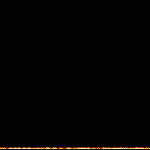
Frame 1 (no input)
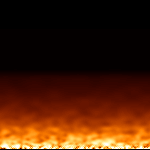
Frame 60 (no input)
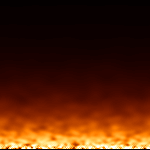
Frame 120 (the mouse pressed at the canvas centre since frame 60)

The p5.js sketch that drew these frames (run headless with seeded random() and noise() and a simulated clock; from frame 60 on, the mouse is pressed at the canvas centre):

// p5.js sketch
// ── sketch.js
var palette = [];
var firedemo;
var plasmademo;
var w = 150;
var h = 150;
var fire = new Array(h).fill(0).map(() => new Array(w).fill(0));
var demos = [];
var cur_demo = 0;

class Plasma {
  setup() {
    colorMode(HSL, 255);
    palette = [];
    for(var i = 0; i < 256; i++) {
      palette.push(color(i,300,120));
    }
  }

  draw(pixels) {
    var t1 = 0;
    var v = 0;
    for(var y = 0; y < height; y++) {
      for(var x = 0; x < width; x++) {
	// [lines]
	// var v = map(sin((x+y+mouseX)/10), 0, 1, 0, 255);

	// [circles]
	// var v = map(sin(sqrt((x-width/2.0)*(x-width/2.0)+(y-height/2.0)*(y-height/2.0))/8.0),
	// 	    0, 1,
	// 	    0, 255);

	// [dots?]
	// var v2 = ceil((128.0 + (128.0*sin(x/16.0))
	// 	       + 128.0 + (128*sin(y/16.0)))/2.0) % 256;
	// var v = palette[min(255,v2)];
	// console.log(v);

	// another pattern
	// var t1 = millis()*0.1;
	// var v = palette[(floor(t1+128.0 + (128.0 * sin(x / 16.0))
	// 		       + 128.0 + (128.0 * sin(y / 32.0))
	// 		       + 128.0 + (128.0 *sin(sqrt((x-width/2.0)*(x-width/2.0)
	// 						  + (y-height/2.0)*(y-height/2.0)))/8.0)
	// 		       + 128.0 + (128.0*sin(sqrt(t1+x*x+y*y))/8.0))) % 256];

	t1 = millis()*0.1;
	v = palette[round(t1+128.0 + (128.0*sin(t1*0.001+x/16.0))
			  + 128.0 + (128.0*sin(t1*0.001+y/8.0))
			  + 128.0 + (128.0*sin((t1*0.01+x+y)/16.0))
			  + 128.0 + (128.0*sin(sqrt(x*x+y*y))/8.0)) % 256];

	try {
	  pixels[c1(x,y,0)] = red(v);
	  pixels[c1(x,y,1)] = green(v);
	  pixels[c1(x,y,2)] = blue(v);
	  pixels[c1(x,y,3)] = 255;
	} catch {
	  console.log("v: "+v);
	  console.log("palette.lenght: "+palette.length);
	}
      }
    }
  }
}

class Fire {
  setup() {
    colorMode(HSL, 255);
    palette = [];
    for(var i = 0; i < 256; i++) {
      // palette.push(lerpColor(from, to, i/256));
      palette.push(color(i/3.0, 255, min(255, i*2)));
    }
  }

  draw() { 
    for(var x = 0; x < width; x++)
      fire[height-1][x] = random(255);

    for(var y = 0; y < height-1; y++) {
      for(var x = 0; x < width; x++) {
	fire[y][x] = ((fire[(y+1) % height][(x-1+width) % width]
		       + fire[(y+1) % height][x % width]
		       + fire[(y+1) % height][(x+1) % width]
		       + fire[(y+2) % height][x % width])*(31/129.0));
	var p = palette[ceil(fire[y][x])];
	pixels[c1(x, y, 0)] = red(p);
	pixels[c1(x, y, 1)] = green(p);
	pixels[c1(x, y, 2)] = blue(p);
	pixels[c1(x, y, 3)] = 255;
      }
    }
  }
}

function setup() {
  createCanvas(w, h);
  pixelDensity(1);

  
  demos.push(new Fire());
  demos.push(new Plasma());
  cur_demo = 0;

  demos[cur_demo].setup();
}

function c1(x, y, c) {
  return 4*(x+y*width)+c;
}

function draw() {
  background(0);

  loadPixels();
  demos[cur_demo].draw(pixels);
  updatePixels();
}

function mouseClicked() {
  cur_demo = (cur_demo+1) % demos.length;
  demos[cur_demo].setup()
}
